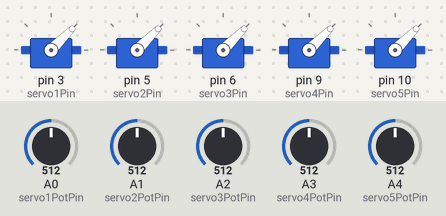
Bench run of a sketch on a simulated Arduino Uno, built with avr-gcc and run on an emulated ATmega328P. On the bench: 5 × servo. The test bench sets the inputs (shaded band); at power-on: A0 (servo1PotPin) = 512, A1 (servo2PotPin) = 512, A2 (servo3PotPin) = 512, A3 (servo4PotPin) = 512, A4 (servo5PotPin) = 512.

Above: at 1.2 s.
1.3 s: A0 (servo1PotPin) set to 716
At 2.2 s:
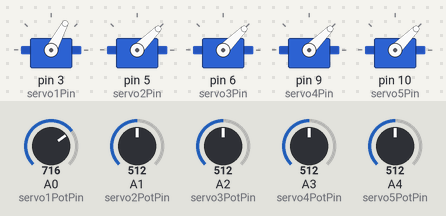
2.8 s: A1 (servo2PotPin) set to 716
At 3.3 s:
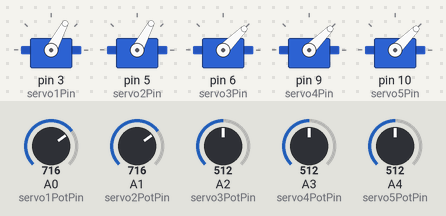
4.3 s: A2 (servo3PotPin) set to 716
At 5.5 s:
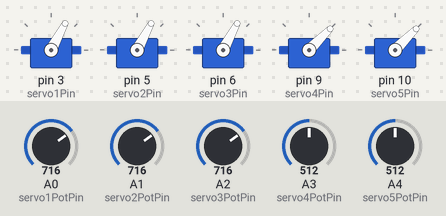
5.8 s: A3 (servo4PotPin) set to 716
At 6.6 s:
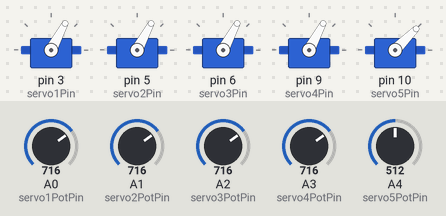
7.3 s: A4 (servo5PotPin) set to 716
At 7.8 s:
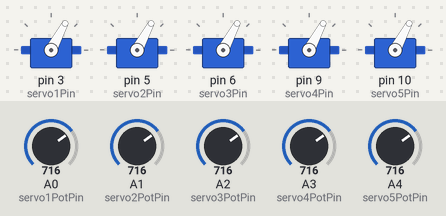
8.8 s: A0 (servo1PotPin) set to 992
At 10.2 s:
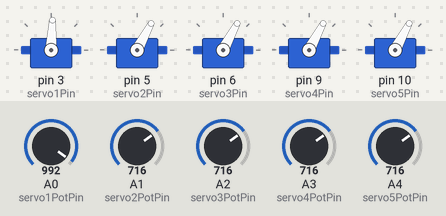
Timing chart, 0 to 11.3 s (numbered marks = the images above; inputs shaded):
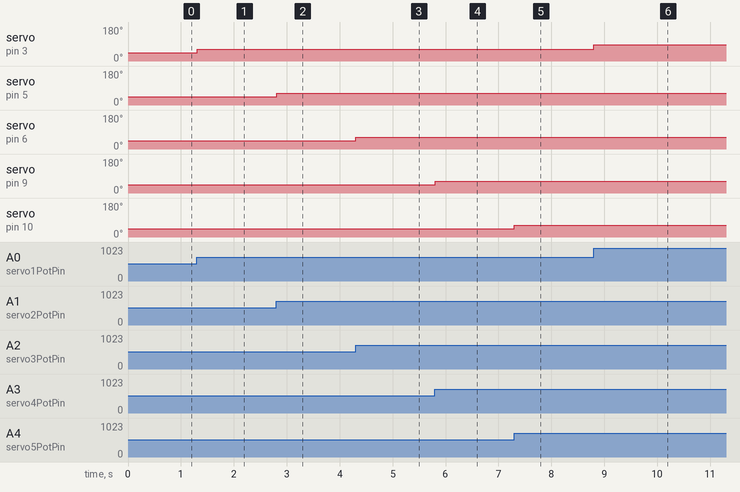

Measured:
- after the input at 1.3 s, servo on pin 3 (servo1Pin): 45° → 62° at once
- after the input at 2.8 s, servo on pin 5 (servo2Pin): 45° → 62° at once
- after the input at 4.3 s, servo on pin 6 (servo3Pin): 45° → 62° at once
- after the input at 5.8 s, servo on pin 9 (servo4Pin): 45° → 62° at once
- after the input at 7.3 s, servo on pin 10 (servo5Pin): 45° → 62° at once
- after the input at 8.8 s, servo on pin 3 (servo1Pin): 62° → 87° at once

The sketch:

electric_cuircuit2.ino
```cpp
#include <Servo.h>

//**** servo 1 settings
Servo servo1;
const int servo1PotPin =A0;
const int servo1Pin = 3;// Must use PWM enabled pin
int servo1Value;
//**** servo 1 settings END

//**** servo 2 settings
Servo servo2;
const int servo2PotPin =A1;
const int servo2Pin = 5;// Must use PWM enabled pin
int servo2Value;
//**** servo 2 settings END

//**** servo 3 settings
Servo servo3;
const int servo3PotPin =A2;
const int servo3Pin = 6;// Must use PWM enabled pin
int servo3Value;
//**** servo 3 settings END

//**** servo 4 settings
Servo servo4;
const int servo4PotPin =A3;
const int servo4Pin = 9;// Must use PWM enabled pin
int servo4Value;
//**** servo 4 settings END

//**** servo 5 settings
Servo servo5;
const int servo5PotPin =A4;
const int servo5Pin = 10;// Must use PWM enabled pin
int servo5Value;
//**** servo 5 settings END

void setup() {
  //Robojax.com multiple servo
  servo1.attach(servo1Pin);
  servo2.attach(servo2Pin);
  servo3.attach(servo3Pin);
  servo4.attach(servo4Pin);
  servo5.attach(servo5Pin);
}


void loop() {
  //Robojax.com multiple servo
  servo1Value = analogRead(servo1PotPin);
  servo1Value = map(servo1Value, 0, 1023, 0, 90);
  servo1.write(servo1Value);

  servo2Value = analogRead(servo2PotPin);
  servo2Value = map(servo2Value, 0, 1023, 0, 90);
  servo2.write(servo2Value);


  servo3Value = analogRead(servo3PotPin);
  servo3Value = map(servo3Value, 0, 1023, 0, 90);
  servo3.write(servo3Value);

  servo4Value = analogRead(servo4PotPin);
  servo4Value = map(servo4Value, 0, 1023, 0, 90);
  servo4.write(servo4Value);

  servo5Value = analogRead(servo5PotPin);
  servo5Value = map(servo5Value, 0, 1023, 0, 90);
  servo5.write(servo5Value);

  delay(5);
 //multiple servo
}// loop end
```
